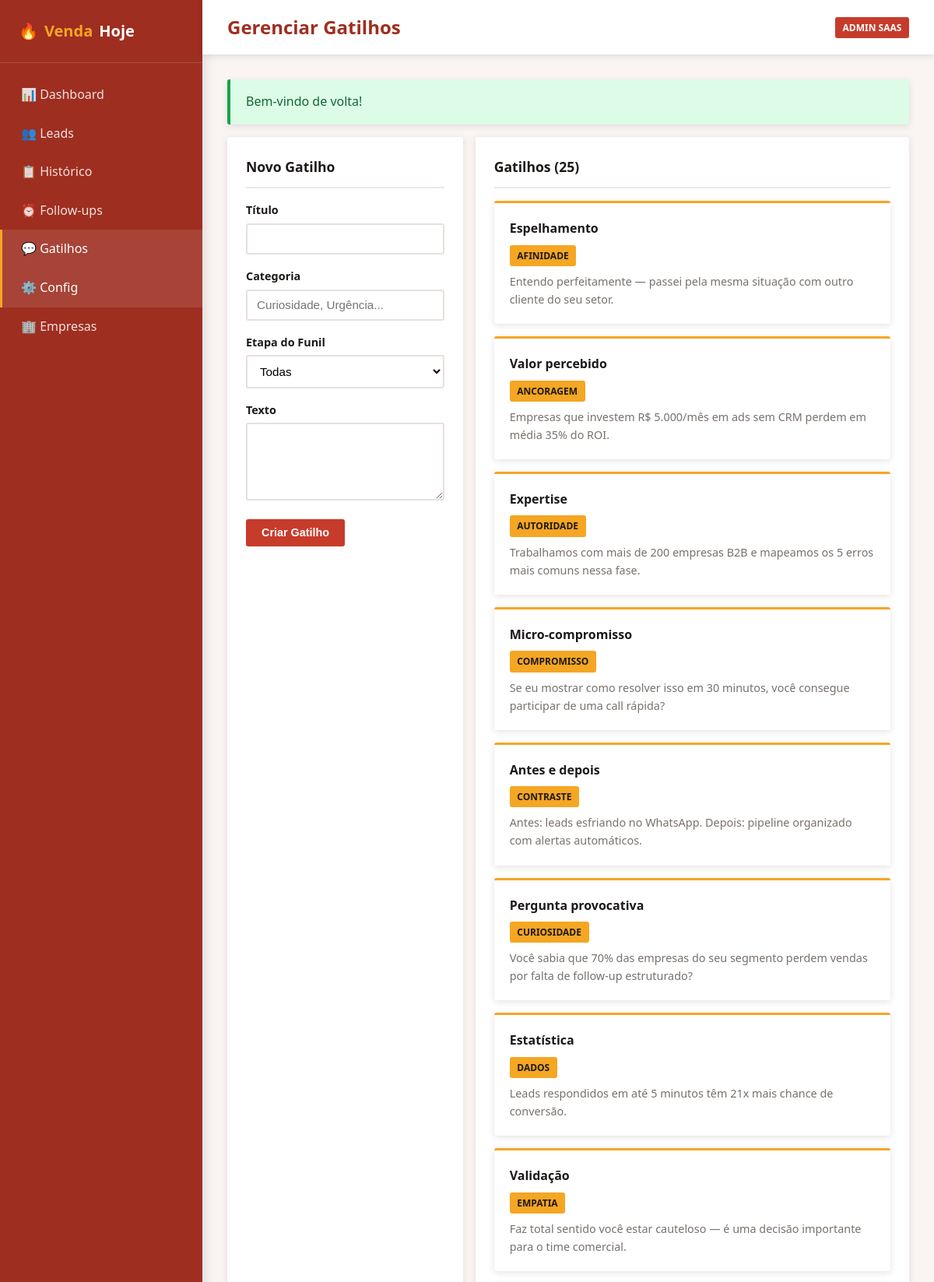
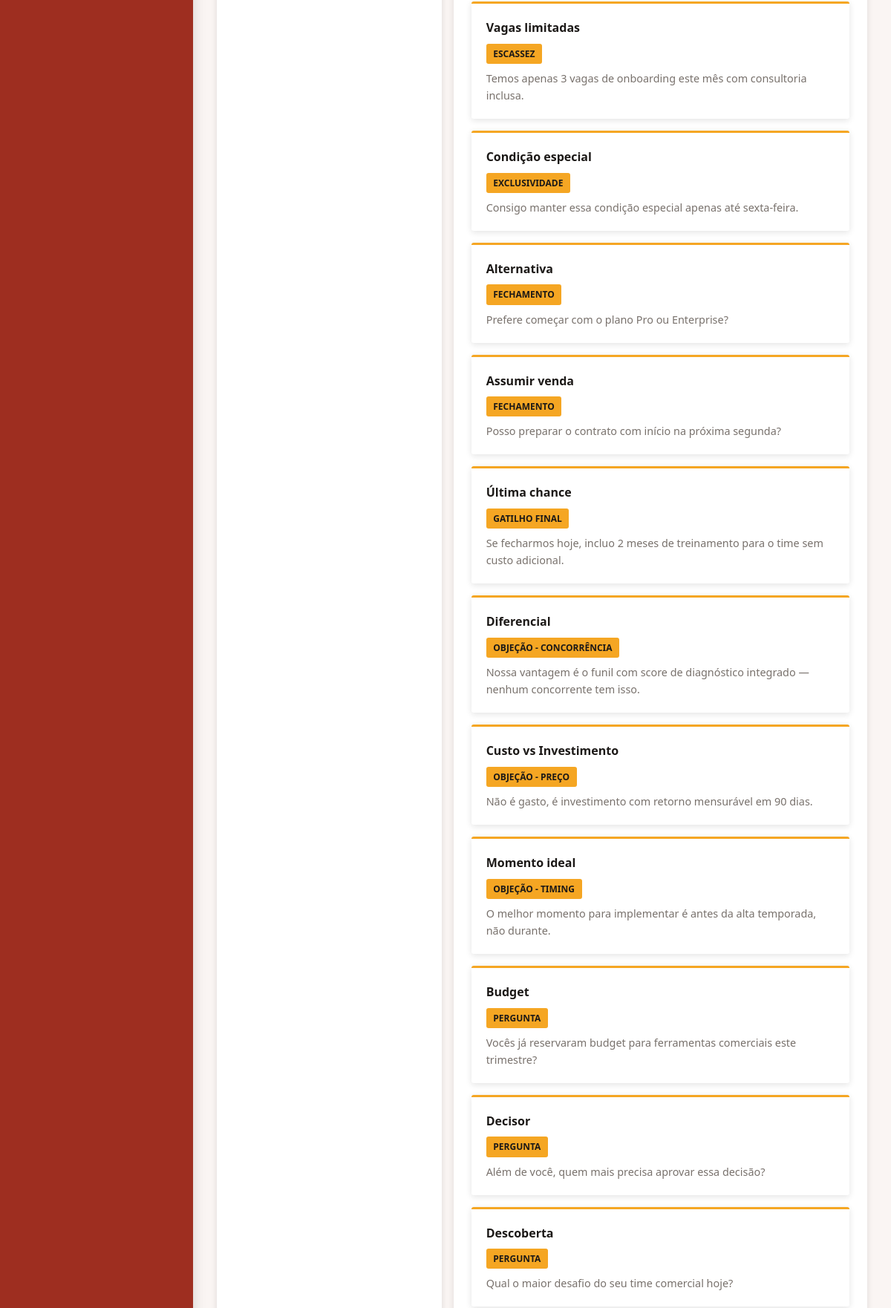
Page /venda_hoje/public/config/gatilhos (signed in, upper part) on the committed database (2 pictures, top to bottom).
### tables this page shows
CREATE TABLE IF NOT EXISTS gatilhos (
    id INT UNSIGNED AUTO_INCREMENT PRIMARY KEY,
    empresa_id INT UNSIGNED DEFAULT NULL,
    categoria VARCHAR(100) NOT NULL,
    etapa_funil VARCHAR(50) DEFAULT NULL,
    titulo VARCHAR(200) NOT NULL,
    texto TEXT NOT NULL,
    ativo TINYINT(1) NOT NULL DEFAULT 1,
    created_at TIMESTAMP DEFAULT CURRENT_TIMESTAMP,
    updated_at TIMESTAMP DEFAULT CURRENT_TIMESTAMP ON UPDATE CURRENT_TIMESTAMP,
    FOREIGN KEY (empresa_id) REFERENCES empresas(id) ON DELETE CASCADE
);

### app/Core/Controller.php (called while the page is built, shortened)
<?php
abstract class Controller
{
    protected function view(string $view, array $data = [], ?string $layout = 'main'): void
    {
        View::render($view, $data, $layout);
    }
}

### app/Controllers/ConfigController.php (called while the page is built, shortened)
<?php
class ConfigController extends Controller
{
    public function gatilhos(): void
    {
        $user = Auth::user();
        $gatilhoModel = new Gatilho();
        $gatilhos = $gatilhoModel->getByEmpresa((int) $user['empresa_id']);
        $this->view('pages/config/gatilhos', [
            'title' => 'Gerenciar Gatilhos',
            'gatilhos' => $gatilhos,
        ]);
    }
}

### public/index.php (called while the page is built, shortened)
<?php
$sessionConfig = require BASE_PATH . '/config/auth.php';
$router = new App\Core\Router();
$uri = $_SERVER['REQUEST_URI'] ?? '/';
$method = $_SERVER['REQUEST_METHOD'] ?? 'GET';
$router->dispatch($uri, $method);

### app/Helpers/functions.php (called while the page is built, shortened)
<?php
if (!function_exists('env')) {
    function env(string $key, mixed $default = null): mixed
    {
        $value = $_ENV[$key] ?? $_SERVER[$key] ?? null;
        return match (strtolower((string) $value)) {
            'true', '(true)' => true,
            'false', '(false)' => false,
            'empty', '(empty)' => '',
            'null', '(null)' => null,
            default => $value,
        };
    }
}
if (!function_exists('config')) {
    function config(string $key, mixed $default = null): mixed
    {
        static $configs = [];
        [$file, $item] = array_pad(explode('.', $key, 2), 2, null);
        if (!isset($configs[$file])) {
            $path = BASE_PATH . "/config/{$file}.php";
            $configs[$file] = file_exists($path) ? require $path : [];
        }
        return $configs[$file][$item] ?? $default;
    }
}
if (!function_exists('url')) {
    function url(string $path = ''): string
    {
        $base = rtrim(config('app.url'), '/');
        $path = $path === '' ? '' : '/' . ltrim($path, '/');
        return $base . $path;
    }
}
if (!function_exists('e')) {
    function e(?string $value): string
    {
        return htmlspecialchars($value ?? '', ENT_QUOTES, 'UTF-8');
    }
}

### config/app.php (called while the page is built, shortened)
<?php
return [
    'name' => env('APP_NAME', 'Venda Hoje CRM'),
    'env' => env('APP_ENV', 'local'),
    'debug' => env('APP_DEBUG', true),
    'url' => rtrim(env('APP_URL', 'http://localhost'), '/'),
    'key' => env('APP_KEY', ''),
    'timezone' => 'America/Sao_Paulo',
    'funil_etapas' => [
        'novo_lead',
        'em_contato',
        'qualificado',
        'videochamada_agendada',
        'videochamada_realizada',
        'proposta_enviada',
        'negociacao',
        'fechado',
        'perdido',
    ],
    'funil_labels' => [
        'novo_lead' => 'Novo Lead',
        'em_contato' => 'Em Contato',
        'qualificado' => 'Qualificado',
        'videochamada_agendada' => 'Videochamada Agendada',
        'videochamada_realizada' => 'Videochamada Realizada',
        'proposta_enviada' => 'Proposta Enviada',
        'negociacao' => 'Negociação',
        'fechado' => 'Fechado',
        'perdido' => 'Perdido',
    ],
    'canais_atendimento' => ['telefone', 'whatsapp', 'email', 'videochamada', 'presencial', 'outro'],
    'perfis' => ['sdr', 'closer', 'gestor', 'admin_saas'],
    'perfil_labels' => [
        'sdr' => 'SDR',
        'closer' => 'Closer',
        'gestor' => 'Gestor',
        'admin_saas' => 'Admin SaaS',
    ],
];

### config/database.php (called while the page is built, shortened)
<?php
return [
    'host' => env('DB_HOST', '127.0.0.1'),
    'port' => env('DB_PORT', '3306'),
    'database' => env('DB_DATABASE', 'venda_hoje'),
    'username' => env('DB_USERNAME', 'root'),
    'password' => env('DB_PASSWORD', ''),
];

### app/Core/Database.php (called while the page is built, shortened)
<?php
class Database
{
    private static ?PDO $instance = null;
    public static function getInstance(): PDO
    {
        if (self::$instance === null) {
            $config = require BASE_PATH . '/config/database.php';
            $dsn = sprintf(
                'mysql:host=%s;port=%s;dbname=%s;charset=utf8mb4',
                $config['host'],
                $config['port'],
                $config['database']
            );
            try {
                self::$instance = new PDO($dsn, $config['username'], $config['password'], [
                    PDO::ATTR_ERRMODE => PDO::ERRMODE_EXCEPTION,
                    PDO::ATTR_DEFAULT_FETCH_MODE => PDO::FETCH_ASSOC,
                    PDO::ATTR_EMULATE_PREPARES => false,
                ]);
            } catch (PDOException $e) {
                throw new PDOException('Erro de conexão com o banco: ' . $e->getMessage());
            }
        }
        return self::$instance;
    }
}

### app/Core/Auth.php (called while the page is built, shortened)
<?php
class Auth
{
    public static function user(): ?array
    {
        return $_SESSION[self::SESSION_USER_KEY] ?? null;
    }
}

### app/Models/Gatilho.php (called while the page is built, shortened)
<?php
class Gatilho extends Model
{
    public function getByEmpresa(int $empresaId, ?string $etapaFunil = null, ?string $categoria = null): array
    {
        $sql = "SELECT g.*, (SELECT COUNT(*) FROM gatilho_favoritos gf WHERE gf.gatilho_id = g.id) AS favoritos_count
                FROM gatilhos g
                WHERE (g.empresa_id = ? OR g.empresa_id IS NULL) AND g.ativo = 1";
        $params = [$empresaId];
        $sql .= " ORDER BY g.categoria, g.titulo";
        return $this->query($sql, $params);
    }
}

### app/Core/Model.php (called while the page is built, shortened)
<?php
abstract class Model
{
    protected PDO $db;
    public function __construct()
    {
        $this->db = Database::getInstance();
    }
    protected function query(string $sql, array $params = []): array
    {
        $stmt = $this->db->prepare($sql);
        $stmt->execute($params);
        return $stmt->fetchAll();
    }
}

### app/Views/pages/config/gatilhos.php (the view, shortened to what this page needs)
<div class="flex gap-2 flex-wrap">
    <div class="card" style="flex: 1; min-width: 300px;">
        <div class="card-header"><span class="card-title">Novo Gatilho</span></div>
        <form method="POST" action="<?= url('/config/gatilhos') ?>">
            <div class="form-group">
                <label class="form-label">Título</label>
                <input type="text" name="titulo" class="form-control" required>
            </div>
            <div class="form-group">
                <label class="form-label">Categoria</label>
                <input type="text" name="categoria" class="form-control" required placeholder="Curiosidade, Urgência...">
            </div>
            <div class="form-group">
                <label class="form-label">Etapa do Funil</label>
                <select name="etapa_funil" class="form-control">
                    <option value="">Todas</option>
                </select>
            </div>
            <div class="form-group">
                <label class="form-label">Texto</label>
                <textarea name="texto" class="form-control" required></textarea>
            </div>
            <button type="submit" class="btn btn-primary">Criar Gatilho</button>
        </form>
    </div>
    <div class="card" style="flex: 2;">
        <div class="card-header"><span class="card-title">Gatilhos (<?= count($gatilhos) ?>)</span></div>
        <div class="gatilhos-grid">
            <?php foreach ($gatilhos as $g): ?>
                <div class="gatilho-card">
                    <h3><?= e($g['titulo']) ?></h3>
                    <span class="badge badge-secondary"><?= e($g['categoria']) ?></span>
                    <p class="mt-1"><?= e(mb_substr($g['texto'], 0, 150)) ?></p>
                </div>
            <?php endforeach; ?>
        </div>
    </div>
</div>

### app/Core/Router.php (shortened to what this page needs)
<?php
class Router
{
    private array $routes = [];
    private function addRoute(string $method, string $path, array $handler, array $middleware): void
    {
        $this->routes[] = [
            'method' => $method,
            'path' => $path,
            'handler' => $handler,
            'middleware' => $middleware,
        ];
    }
    public function dispatch(string $uri, string $method): void
    {
        $uri = parse_url($uri, PHP_URL_PATH) ?: '/';
        $basePath = parse_url(config('app.url'), PHP_URL_PATH) ?: '';
        if ($basePath && str_starts_with($uri, $basePath)) {
            $uri = substr($uri, strlen($basePath)) ?: '/';
        }
        $uri = rtrim($uri, '/') ?: '/';
        foreach ($this->routes as $route) {
            $params = $this->match($route['path'], $uri);
            if ($params !== false && $route['method'] === $method) {
                [$controllerClass, $action] = $route['handler'];
                $controller = new $controllerClass();
                call_user_func_array([$controller, $action], $params);
                return;
            }
        }
    }
    private function match(string $routePath, string $uri): array|false
    {
        $pattern = preg_replace('/\{([a-zA-Z_]+)\}/', '([^/]+)', $routePath);
        $pattern = '#^' . $pattern . '$#';
        if (!preg_match($pattern, $uri, $matches)) {
            return false;
        }
        array_shift($matches);
        return $matches;
    }
}

### public/assets/css/app.css (style rules this page uses)
:root { --primary: #c73b2b; --primary-light: #e05545; --primary-dark: #9e2e20; --secondary: #f5a623; --secondary-light: #fbc04d; --secondary-dark: #d48e1a; --bg: #faf5f3; --bg-dark: #f0e8e4; --surface: #ffffff; --text: #1c1917; --text-muted: #78716c; --border: #e7e0dc; --success: #16a34a; --danger: #dc2626; --warning: #f59e0b; --info: #2563eb; --radius: 3px; --shadow: 0 2px 8px rgba(28, 25, 23, 0.12); --shadow-lg: 0 4px 16px rgba(28, 25, 23, 0.18); }
*, *::before, *::after { box-sizing: border-box; margin: 0; padding: 0; }
body { font-family: 'Segoe UI', system-ui, -apple-system, sans-serif; background: var(--bg); color: var(--text); line-height: 1.6; min-height: 100vh; }
.card { background: var(--surface); border-radius: var(--radius); box-shadow: var(--shadow); padding: 1.5rem; margin-bottom: 1.5rem; }
.card-header { display: flex; justify-content: space-between; align-items: center; margin-bottom: 1rem; padding-bottom: 0.75rem; border-bottom: 2px solid var(--bg-dark); }
.card-title { font-size: 1.1rem; font-weight: 600; }
.btn { display: inline-flex; align-items: center; gap: 0.5rem; padding: 0.6rem 1.25rem; border: none; border-radius: var(--radius); font-size: 0.9rem; font-weight: 600; cursor: pointer; transition: all 0.15s; text-decoration: none; }
.btn-primary { background: var(--primary); color: #fff; }
.form-group { margin-bottom: 1rem; }
.form-label { display: block; margin-bottom: 0.35rem; font-weight: 600; font-size: 0.9rem; }
.form-control { width: 100%; padding: 0.6rem 0.75rem; border: 2px solid var(--border); border-radius: var(--radius); font-size: 0.95rem; background: var(--surface); transition: border-color 0.15s; }
select.form-control { cursor: pointer; }
textarea.form-control { min-height: 100px; resize: vertical; }
.badge { display: inline-block; padding: 0.25rem 0.6rem; border-radius: var(--radius); font-size: 0.75rem; font-weight: 600; text-transform: uppercase; }
.badge-secondary { background: var(--secondary); color: var(--text); }
.gatilhos-grid { display: grid; grid-template-columns: repeat(auto-fill, minmax(300px, 1fr)); gap: 1rem; }
.gatilho-card { background: var(--surface); border-radius: var(--radius); box-shadow: var(--shadow); padding: 1.25rem; border-top: 3px solid var(--secondary); }
.gatilho-card h3 { font-size: 1rem; margin-bottom: 0.5rem; }
.gatilho-card p { font-size: 0.9rem; color: var(--text-muted); }
.mt-1 { margin-top: 0.5rem; }
.flex { display: flex; }
.gap-2 { gap: 1rem; }
.flex-wrap { flex-wrap: wrap; }

### rows in the picture
gatilhos: titulo "Espelhamento", categoria "AFINIDADE", texto "Entendo perfeitamente — passei pela mesma situação com outro cliente do seu setor."
gatilhos: titulo "Valor percebido", categoria "ANCORAGEM", texto "Empresas que investem R$ 5.000/mês em ads sem CRM perdem em média 35% do ROI."
gatilhos: titulo "Expertise", categoria "AUTORIDADE", texto "Trabalhamos com mais de 200 empresas B2B e mapeamos os 5 erros mais comuns nessa fase."
gatilhos: titulo "Micro-compromisso", categoria "COMPROMISSO", texto "Se eu mostrar como resolver isso em 30 minutos, você consegue participar de uma call rápida?"
gatilhos: titulo "Antes e depois", categoria "CONTRASTE", texto "Antes: leads esfriando no WhatsApp. Depois: pipeline organizado com alertas automáticos."
gatilhos: titulo "Pergunta provocativa", categoria "CURIOSIDADE", texto "Você sabia que 70% das empresas do seu segmento perdem vendas por falta de follow-up estruturado?"
gatilhos: titulo "Estatística", categoria "DADOS", texto "Leads respondidos em até 5 minutos têm 21x mais chance de conversão."
gatilhos: titulo "Validação", categoria "EMPATIA", texto "Faz total sentido você estar cauteloso — é uma decisão importante para o time comercial."
gatilhos: titulo "Vagas limitadas", categoria "ESCASSEZ", texto "Temos apenas 3 vagas de onboarding este mês com consultoria inclusa."
gatilhos: titulo "Condição especial", categoria "EXCLUSIVIDADE", texto "Consigo manter essa condição especial apenas até sexta-feira."
gatilhos: titulo "Alternativa", categoria "FECHAMENTO", texto "Prefere começar com o plano Pro ou Enterprise?"
gatilhos: titulo "Assumir venda", categoria "FECHAMENTO", texto "Posso preparar o contrato com início na próxima segunda?"
gatilhos: titulo "Última chance", categoria "GATILHO FINAL", texto "Se fecharmos hoje, incluo 2 meses de treinamento para o time sem custo adicional."
gatilhos: titulo "Diferencial", categoria "OBJEÇÃO - CONCORRÊNCIA", texto "Nossa vantagem é o funil com score de diagnóstico integrado — nenhum concorrente tem isso."
gatilhos: titulo "Custo vs Investimento", categoria "OBJEÇÃO - PREÇO", texto "Não é gasto, é investimento com retorno mensurável em 90 dias."
gatilhos: titulo "Momento ideal", categoria "OBJEÇÃO - TIMING", texto "O melhor momento para implementar é antes da alta temporada, não durante."
gatilhos: titulo "Budget", categoria "PERGUNTA", texto "Vocês já reservaram budget para ferramentas comerciais este trimestre?"
gatilhos: titulo "Decisor", categoria "PERGUNTA", texto "Além de você, quem mais precisa aprovar essa decisão?"
gatilhos: titulo "Descoberta", categoria "PERGUNTA", texto "Qual o maior desafio do seu time comercial hoje?"

### other values in the picture
$message "Bem-vindo de volta!"
count($gatilhos) "25"
